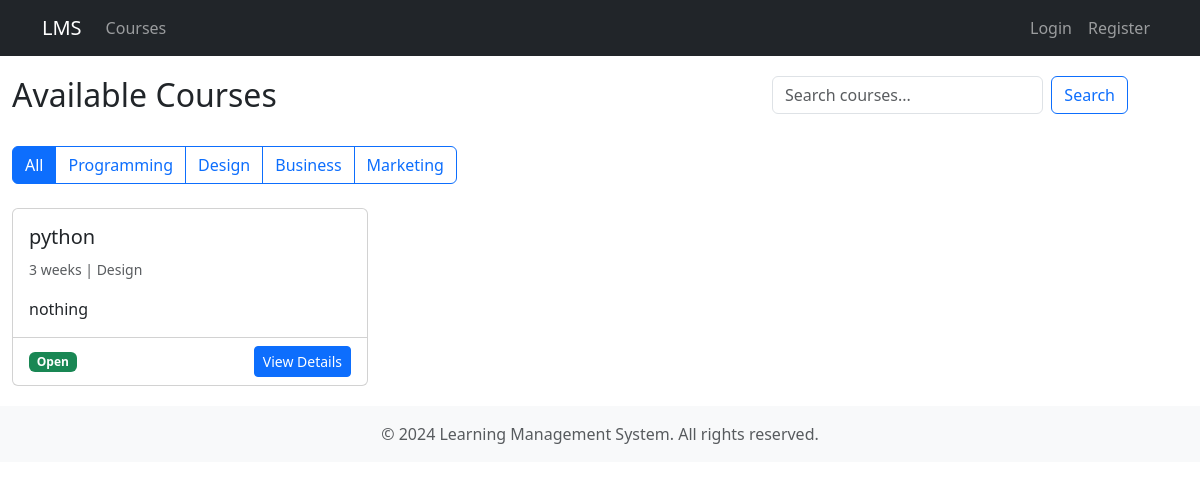
The page / on the database its author committed.
### backend/app.py (models this page shows)
class Course(db.Model):
    id = db.Column(db.Integer, primary_key=True)
    name = db.Column(db.String(100), nullable=False)
    description = db.Column(db.Text)
    duration = db.Column(db.String(50))
    category = db.Column(db.String(50))
    enrollment_status = db.Column(db.String(20), default='Open')
    created_at = db.Column(db.DateTime, default=datetime.utcnow)
    resources = db.relationship('Resource', backref='course', lazy=True, cascade='all, delete-orphan')
    batches = db.relationship('Batch', backref='course', lazy=True, cascade='all, delete-orphan')
    enrollments = db.relationship('Enrollment', backref='course', lazy=True)

### backend/app.py (the view)
@app.route('/')
def home():
    courses = Course.query.filter_by(enrollment_status='Open').all()
    return render_template('courses/list.html', courses=courses)

### frontend/templates/courses/list.html (shortened to what this page needs)
{% extends "base.html" %}
{% block content %}
<div class="row mb-4">
    <div class="col-md-8">
        <h2>Available Courses</h2>
    </div>
    <div class="col-md-4">
        <form class="d-flex" method="GET">
            <input class="form-control me-2" type="search" placeholder="Search courses..." name="search" value="{{ request.args.get('search', '') }}">
            <button class="btn btn-outline-primary" type="submit">Search</button>
        </form>
    </div>
</div>
<div class="row mb-4">
    <div class="col-12">
        <div class="btn-group" role="group">
            <a href="{{ url_for('course_list') }}" class="btn btn-outline-primary {% if not request.args.get('category') %}active{% endif %}">All</a>
            <a href="{{ url_for('course_list', category='Programming') }}" class="btn btn-outline-primary {% if request.args.get('category') == 'Programming' %}active{% endif %}">Programming</a>
            <a href="{{ url_for('course_list', category='Design') }}" class="btn btn-outline-primary {% if request.args.get('category') == 'Design' %}active{% endif %}">Design</a>
            <a href="{{ url_for('course_list', category='Business') }}" class="btn btn-outline-primary {% if request.args.get('category') == 'Business' %}active{% endif %}">Business</a>
            <a href="{{ url_for('course_list', category='Marketing') }}" class="btn btn-outline-primary {% if request.args.get('category') == 'Marketing' %}active{% endif %}">Marketing</a>
        </div>
    </div>
</div>
<div class="row row-cols-1 row-cols-md-3 g-4">
    {% for course in courses %}
    <div class="col">
        <div class="card h-100">
            <div class="card-body">
                <h5 class="card-title">{{ course.name }}</h5>
                <p class="card-text text-muted">
                    <small>
                         {{ course.duration }}
                        |  {{ course.category }}
                    </small>
                </p>
                <p class="card-text">{{ course.description[:150] }}{% if course.description|length > 150 %}...{% endif %}</p>
            </div>
            <div class="card-footer bg-transparent">
                <div class="d-flex justify-content-between align-items-center">
                    <span class="badge {% if course.enrollment_status == 'Open' %}bg-success{% else %}bg-warning{% endif %}">
                        {{ course.enrollment_status }}
                    </span>
                    <a href="{{ url_for('course_view', course_id=course.id) }}" class="btn btn-primary btn-sm">View Details</a>
                </div>
            </div>
        </div>
    </div>
    {% else %}
    <div class="col-12">
        <div class="alert alert-info">
            No courses found. Please try a different search or category.
        </div>
    </div>
    {% endfor %}
</div>
{% endblock %}

### rows shown on the page
Course: name "python", duration "3 weeks", category "Design", description "nothing", enrollment_status "Open"
